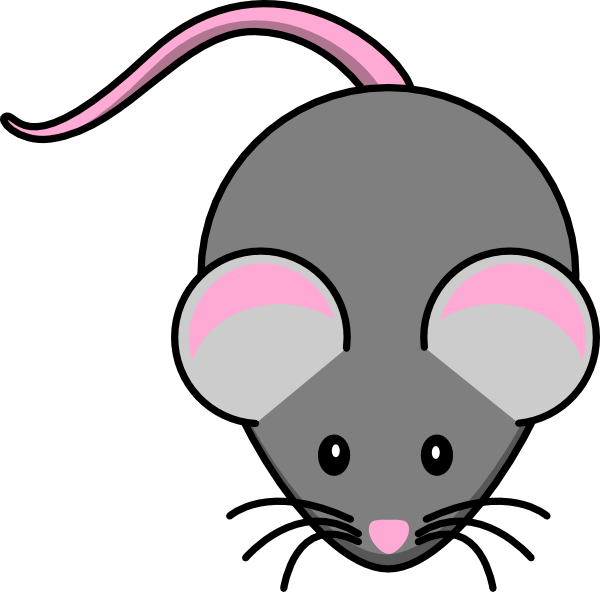
#> input picture Rat.png, 600 x 592 px
$ python Maze.py
#> lines starting #> are read from the running program, lines starting #| are printed output that depends on the picture
import numpy as np
import matplotlib.pyplot as plt
import heapq
import random
import time
from matplotlib.offsetbox import OffsetImage, AnnotationBbox

# Maze size (must be odd for full walls)
WIDTH, HEIGHT = 21, 21

def initialize_maze():
    return np.ones((HEIGHT, WIDTH), dtype=int)  # 1 for walls, 0 for paths

def carve_maze(maze, x, y):
#> called with x = 1, y = 1
    maze[y][x] = 0  # Mark as path
    directions = [(0, -2), (0, 2), (-2, 0), (2, 0)]
    random.shuffle(directions)

    for dx, dy in directions:
        nx, ny = x + dx, y + dy
        if 1 <= nx < WIDTH-1 and 1 <= ny < HEIGHT-1 and maze[ny][nx] == 1:
            maze[y + dy//2][x + dx//2] = 0  # Remove wall
            carve_maze(maze, nx, ny)

def generate_maze():
    maze = initialize_maze()
    carve_maze(maze, 1, 1)  # Start at (1,1)
    maze[0][1] = 0  # Entrance
    maze[HEIGHT-1][WIDTH-2] = 0  # Exit
    return maze

def heuristic(a, b):
    return abs(a[0] - b[0]) + abs(a[1] - b[1])

def astar(maze, start, goal):
#> called with start = (1, 0), goal = (19, 20)
    open_set = []
    heapq.heappush(open_set, (0, start))
    came_from = {}
    g_score = {start: 0}
    f_score = {start: heuristic(start, goal)}

    while open_set:
        _, current = heapq.heappop(open_set)
        if current == goal:
            path = []
            while current in came_from:
                path.append(current)
                current = came_from[current]
            return path[::-1]  # Reverse path

        for dx, dy in [(0, 1), (0, -1), (1, 0), (-1, 0)]:
            neighbor = (current[0] + dx, current[1] + dy)
            if 0 <= neighbor[0] < WIDTH and 0 <= neighbor[1] < HEIGHT and maze[neighbor[1]][neighbor[0]] == 0:
                temp_g = g_score[current] + 1
                if neighbor not in g_score or temp_g < g_score[neighbor]:
                    g_score[neighbor] = temp_g
                    f_score[neighbor] = temp_g + heuristic(neighbor, goal)
                    heapq.heappush(open_set, (f_score[neighbor], neighbor))
                    came_from[neighbor] = current
    return []  # No path found

def visualize_maze(maze, path=None, animate=False):
#> called with animate = True
    fig, ax = plt.subplots(figsize=(10, 10))
    ax.imshow(maze, cmap='Greens')  # Green maze

    rat_img = plt.imread("Rat.png")
#> rat_img is the input picture: shape (592, 600, 4) float32; mean R, G, B, A 0.777, 0.759, 0.768, 0.46
    imagebox = OffsetImage(rat_img, zoom=0.03)
    ab = AnnotationBbox(imagebox, (0, 0), frameon=False)
    ax.add_artist(ab)

    start_time = time.time()
    timer_text = ax.text(0, -2, "Time: 0.0s", fontsize=12, color='black')

    if path:
        if animate:
            for i in range(len(path)):
                ab.xybox = path[i][0], path[i][1]
                ax.plot([p[0] for p in path[:i]], [p[1] for p in path[:i]], color='red', linewidth=2)
                elapsed_time = time.time() - start_time
                timer_text.set_text(f"Time: {elapsed_time:.2f}s")
                plt.pause(0.05)
#> this loop made 86 passes
#> pass 1, in visualize_maze, `plt.pause(0.05)`:
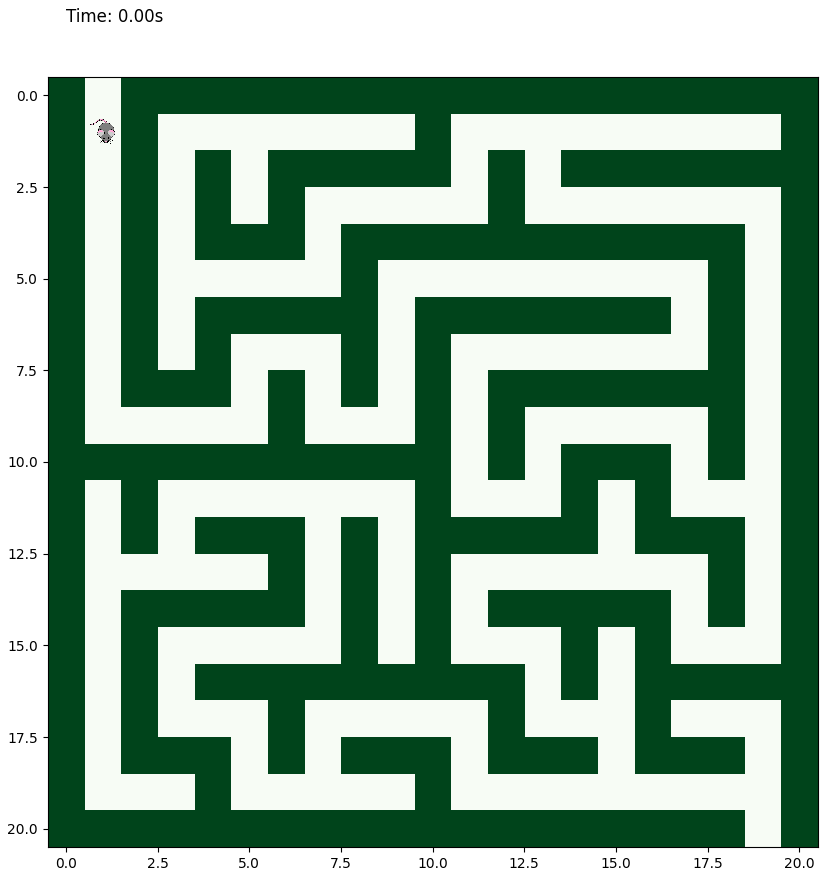
#> figure drawn by matplotlib, 1 panel
        else:
            ax.plot([p[0] for p in path], [p[1] for p in path], color='red', linewidth=2)

    plt.xticks([])
    plt.yticks([])
    plt.show()
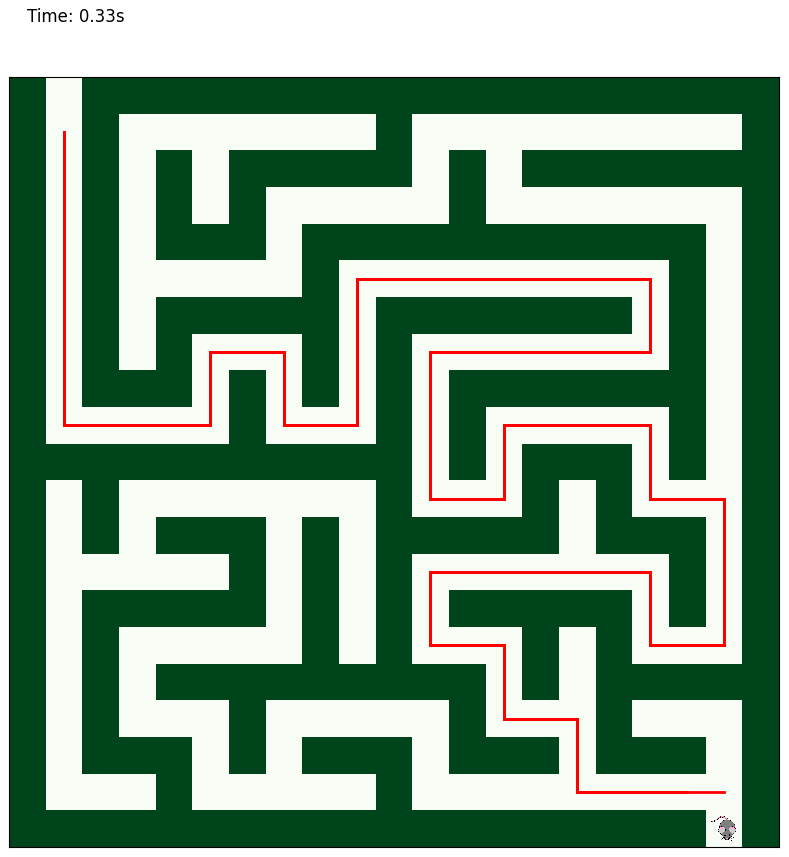
#> figure drawn by matplotlib, 1 panel

maze = generate_maze()
start, goal = (1, 0), (WIDTH-2, HEIGHT-1)
path = astar(maze, start, goal)
visualize_maze(maze, path, animate=True)
